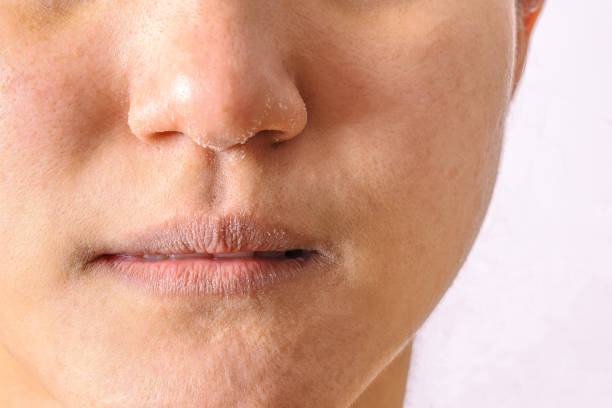
#> input picture dry.jpg, 612 x 408 px
$ python skinn.py
#> lines starting #> are read from the running program, lines starting #| are printed output that depends on the picture
from PIL import Image
import matplotlib.pyplot as plt
captions = {
    "dry.jpg": "Dry skin type",
    "normal.jpg": "Normal skin type",
    "oily.jpg": "Oily skin type"
}

def show_image_with_caption(image_filename):
#> called with image_filename = 'dry.jpg'
    caption = captions.get(image_filename, "No caption available")
    try:
        img = Image.open(image_filename)
#> img is the input picture: PIL image 612x408 RGB; mean R, G, B 216.7, 169.6, 150
        plt.imshow(img)
        plt.axis("off")
        plt.title("Caption: " + caption)
        plt.show()
    except FileNotFoundError:
        print(f"Error: {image_filename} not found. Please check the filename or path.")
show_image_with_caption("dry.jpg")
show_image_with_caption("normal.jpg")
#> call 2 of show_image_with_caption, with image_filename = 'normal.jpg'
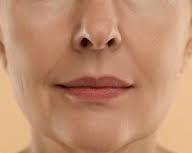
#> input picture normal.jpg, 192 x 153 px
#> in show_image_with_caption, img is the input picture: PIL image 192x153 RGB; mean R, G, B 190.6, 141.3, 111.1
show_image_with_caption("oily.jpg")
#> call 3 of show_image_with_caption, with image_filename = 'oily.jpg'
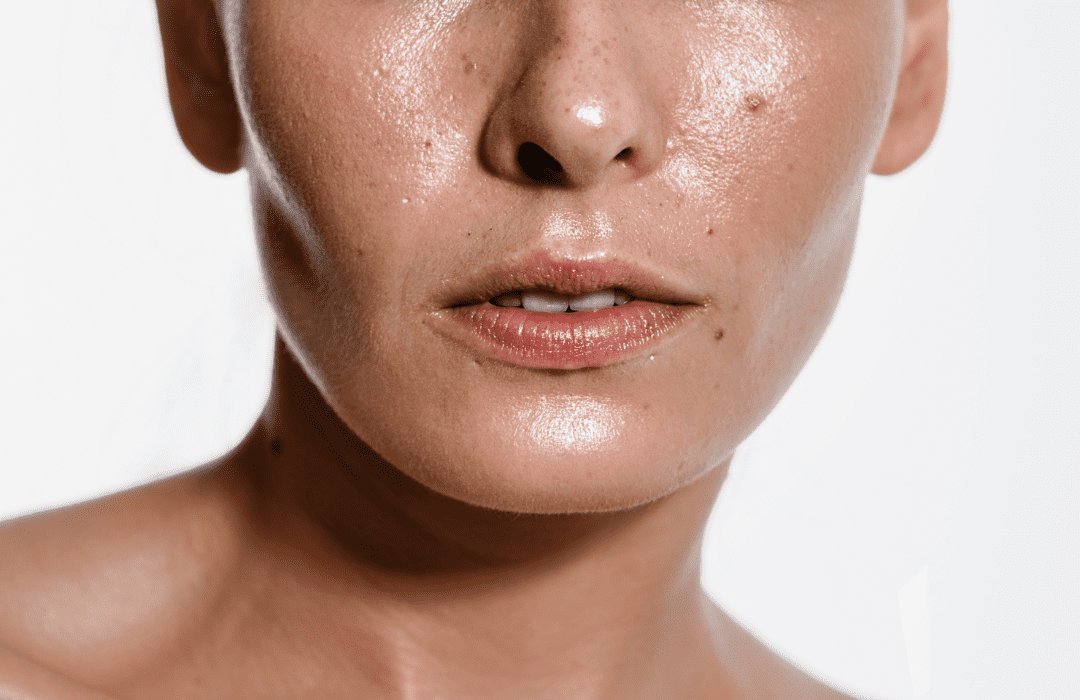
#> input picture oily.jpg, 1080 x 700 px
#> in show_image_with_caption, img is the input picture: PIL image 1080x700 P; mean R, G, B 195.9, 167.4, 156
